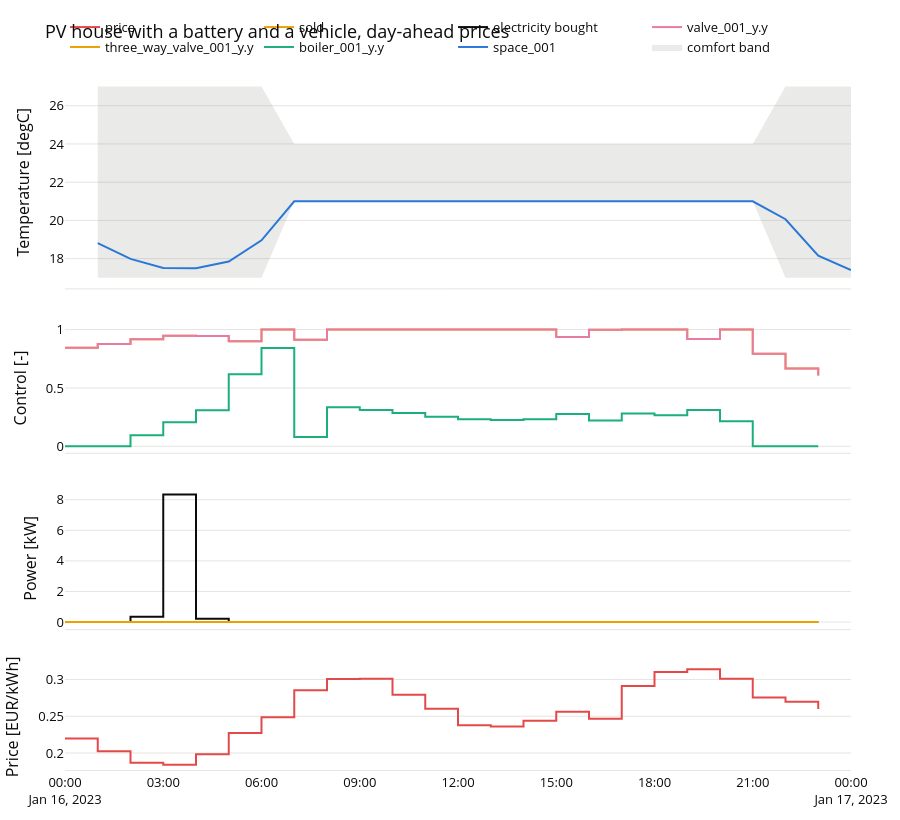
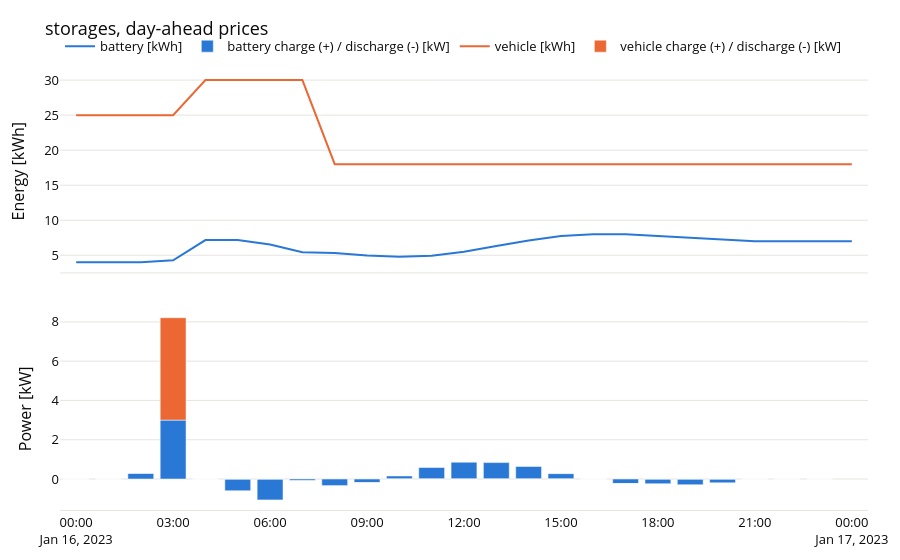

Source (notebook cell) for these figures, in order:
### Markdown cell above
## 2. One plan: the dispatch under day-ahead prices

The plan below runs the house, the battery and the vehicle together over a January day. Look at where the
battery charges (the cheap night, the midday PV) and discharges (the evening peak), and at the vehicle: charged
in the cheap hours before 7h, idle while away, charged again after 18h only if the night is not cheaper.

### Code cell
plans = {}
for price in _pv.PRICES:
    settings = MPCSettings(horizon=horizon, **_pv.STORAGES["battery + vehicle"])
    controller = ModelPredictiveController(model, settings, ComfortSpec(), tariffs[price])
    with timed(f"plan under {price}"):
        plans[price] = controller.solve(x0, house.forecaster.forecast(_pv.START, horizon, 3600.0))
display(plot_plan(plans["day-ahead"], model, "PV house with a battery and a vehicle, day-ahead prices"))
display(plot_storage(plans["day-ahead"], "storages, day-ahead prices"))
